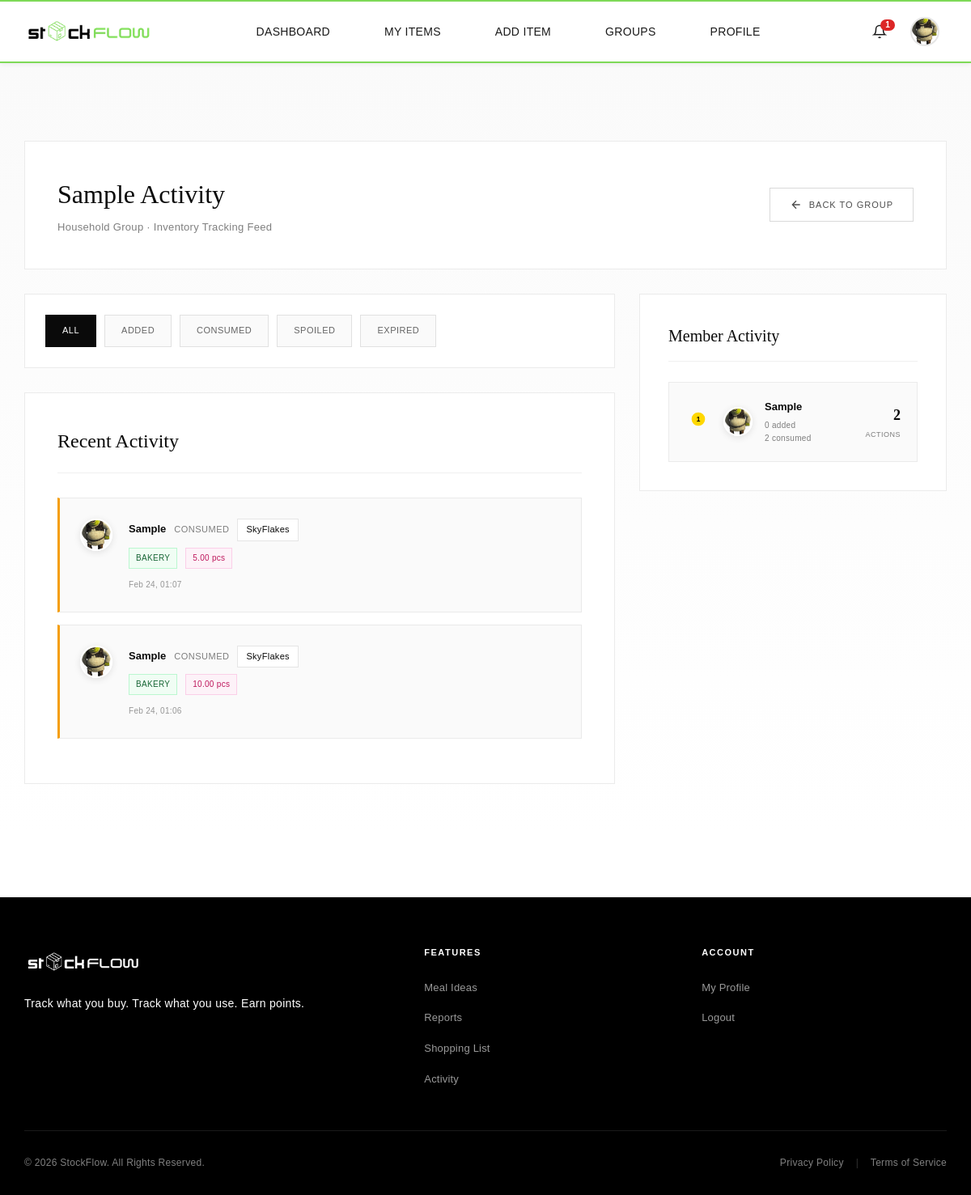
The app's page /user/customer/groups/group_activity.php?id=1 (signed in) with its own data.
### tables this page shows
CREATE TABLE `users` (
  `user_id` int(11) NOT NULL,
  `full_name` varchar(255) NOT NULL,
  `email` varchar(255) NOT NULL,
  `password` varchar(1000) NOT NULL,
  `img_name` varchar(255) DEFAULT NULL,
  `is_active` tinyint(1) DEFAULT 1,
  `last_login` timestamp NULL DEFAULT NULL,
  `role` enum('customer','grocery_admin') DEFAULT 'customer',
  `store_id` int(11) DEFAULT NULL,
  `created_at` timestamp NOT NULL DEFAULT current_timestamp(),
  `updated_at` timestamp NOT NULL DEFAULT current_timestamp() ON UPDATE current_timestamp()
);

CREATE TABLE `groups` (
  `group_id` int(11) NOT NULL,
  `group_name` varchar(255) NOT NULL,
  `group_type` enum('household','co_living','small_business') NOT NULL,
  `created_by` int(11) NOT NULL,
  `invitation_code` varchar(50) DEFAULT NULL,
  `created_at` timestamp NOT NULL DEFAULT current_timestamp()
);

CREATE TABLE `customer_inventory_updates` (
  `update_id` int(11) NOT NULL,
  `item_id` int(11) NOT NULL,
  `update_type` enum('added','consumed','spoiled','expired') NOT NULL,
  `quantity_change` decimal(10,2) NOT NULL,
  `updated_by` int(11) NOT NULL,
  `update_date` timestamp NOT NULL DEFAULT current_timestamp(),
  `notes` text DEFAULT NULL
);

CREATE TABLE `customer_items` (
  `item_id` int(11) NOT NULL,
  `item_name` varchar(255) NOT NULL,
  `barcode` varchar(100) DEFAULT NULL,
  `catalog_id` int(11) DEFAULT NULL,
  `category_id` int(11) NOT NULL,
  `group_id` int(11) NOT NULL,
  `quantity` decimal(10,2) NOT NULL,
  `unit` varchar(50) NOT NULL,
  `purchase_date` date NOT NULL,
  `expiry_date` date NOT NULL,
  `expiry_status` enum('fresh','near_expiry','expired') DEFAULT 'fresh',
  `alert_flag` tinyint(1) DEFAULT 0,
  `purchased_from` varchar(255) DEFAULT NULL,
  `created_by` int(11) NOT NULL,
  `date_added` timestamp NOT NULL DEFAULT current_timestamp(),
  `last_updated` timestamp NOT NULL DEFAULT current_timestamp() ON UPDATE current_timestamp()
);

CREATE TABLE `categories` (
  `category_id` int(11) NOT NULL,
  `category_name` varchar(100) NOT NULL,
  `description` text DEFAULT NULL,
  `created_at` timestamp NOT NULL DEFAULT current_timestamp()
);

### includes/config.php (called while the page is built, shortened)
<?php
$baseUrl = '/StockFlow';
function isLoggedIn() {
    return isset($_SESSION['user_id']);
}
function getCurrentUserRole() {
    return $_SESSION['role'] ?? null;
}
?>

### user/customer/groups/group_activity.php (the view, shortened to what this page needs)
<?php
require_once __DIR__ . '/../../../includes/config.php';
$conn = getDBConnection();
$group_id = isset($_GET['id']) ? (int)$_GET['id'] : 0;
$group_stmt = $conn->prepare("SELECT group_name, group_type FROM groups WHERE group_id = ?");
$group_stmt->bind_param("i", $group_id);
$group_stmt->execute();
$group = $group_stmt->get_result()->fetch_assoc();
$filter = isset($_GET['filter']) ? $_GET['filter'] : 'all';
$where = "WHERE ci.group_id = ?";
$params = [$group_id];
$param_types = "i";
$activity_stmt = $conn->prepare("
    SELECT
        ciu.update_id,
        ciu.update_type,
        ciu.quantity_change,
        ciu.update_date,
        ciu.notes,
        ci.item_name,
        c.category_name,
        ci.unit,
        u.full_name,
        u.img_name
    FROM customer_inventory_updates ciu
    INNER JOIN customer_items ci ON ciu.item_id = ci.item_id
    INNER JOIN categories c ON ci.category_id = c.category_id
    INNER JOIN users u ON ciu.updated_by = u.user_id
    $where
    ORDER BY ciu.update_date DESC
    LIMIT 100
");
$activity_stmt->bind_param($param_types, ...$params);
$activity_stmt->execute();
$activity_result = $activity_stmt->get_result();
$member_stats_stmt = $conn->prepare("
    SELECT
        u.user_id,
        u.full_name,
        u.img_name,
        COUNT(DISTINCT ciu.update_id) as total_actions,
        SUM(CASE WHEN ciu.update_type = 'added' THEN 1 ELSE 0 END) as items_added,
        SUM(CASE WHEN ciu.update_type = 'consumed' THEN 1 ELSE 0 END) as items_consumed
    FROM group_members gm
    INNER JOIN users u ON gm.user_id = u.user_id
    LEFT JOIN customer_items ci ON ci.created_by = u.user_id AND ci.group_id = ?
    LEFT JOIN customer_inventory_updates ciu ON ci.item_id = ciu.item_id
    WHERE gm.group_id = ?
    GROUP BY u.user_id, u.full_name, u.img_name
    ORDER BY total_actions DESC
");
$member_stats_stmt->bind_param("ii", $group_id, $group_id);
$member_stats_stmt->execute();
$member_stats = $member_stats_stmt->get_result();
$pageCss = '<link rel="stylesheet" href="' . htmlspecialchars($baseUrl) . '/includes/style/pages/group-activity.css">';
require_once __DIR__ . '/../../../includes/header.php';
?>
<main class="group-activity-page">
    <div class="page-container">
        <div class="page-header">
            <div class="header-content">
                <h1 class="page-title"><?php echo htmlspecialchars($group['group_name']); ?> Activity</h1>
                <p class="page-subtitle"><?php echo ucfirst($group['group_type']); ?> Group · Inventory Tracking Feed</p>
            </div>
            <div class="header-actions">
                <a href="group_details.php?id=<?php echo $group_id; ?>" class="btn btn-secondary">
                    <svg width="16" height="16" viewBox="0 0 24 24" fill="none" stroke="currentColor" stroke-width="2">
                        <path d="M19 12H5M12 19l-7-7 7-7"/>
                    </svg>
                    Back to Group
                </a>
            </div>
        </div>
        <div class="activity-grid">
            <div class="activity-feed-section">
                <div class="activity-filters">
                    <a href="?id=<?php echo $group_id; ?>&filter=all" class="filter-btn <?php echo $filter === 'all' ? 'active' : ''; ?>">All</a>
                    <a href="?id=<?php echo $group_id; ?>&filter=added" class="filter-btn <?php echo $filter === 'added' ? 'active' : ''; ?>">Added</a>
                    <a href="?id=<?php echo $group_id; ?>&filter=consumed" class="filter-btn <?php echo $filter === 'consumed' ? 'active' : ''; ?>">Consumed</a>
                    <a href="?id=<?php echo $group_id; ?>&filter=spoiled" class="filter-btn <?php echo $filter === 'spoiled' ? 'active' : ''; ?>">Spoiled</a>
                    <a href="?id=<?php echo $group_id; ?>&filter=expired" class="filter-btn <?php echo $filter === 'expired' ? 'active' : ''; ?>">Expired</a>
                </div>
                <div class="activity-timeline">
                    <h2>Recent Activity</h2>
                    <?php if ($activity_result->num_rows === 0): ?>
                        <div class="empty-state">
                            <p>No activity yet</p>
                        </div>
                    <?php else: ?>
                        <div class="timeline">
                            <?php while ($activity = $activity_result->fetch_assoc()): ?>
                                <?php
                                    $action = 'Unknown';
                                    $bg_class = 'neutral';
                                    switch ($activity['update_type']) {
                                        case 'consumed':
                                            $action = 'consumed';
                                            $bg_class = 'consumed';
                                            break;
                                    }
                                ?>
                                <div class="timeline-item item-<?php echo $bg_class; ?>">
                                    <div class="timeline-user">
                                        <img src="<?php echo htmlspecialchars($baseUrl); ?>/images/profile_pictures/<?php echo htmlspecialchars($activity['img_name']); ?>"
                                             alt="<?php echo htmlspecialchars($activity['full_name']); ?>"
                                             class="user-avatar">
                                    </div>
                                    <div class="timeline-body">
                                        <div class="action-header">
                                            <strong class="user-name"><?php echo htmlspecialchars($activity['full_name']); ?></strong>
                                            <span class="action-text"><?php echo ucfirst($action); ?></span>
                                            <span class="item-badge"><?php echo htmlspecialchars($activity['item_name']); ?></span>
                                        </div>
                                        <div class="action-meta">
                                            <span class="category"><?php echo htmlspecialchars($activity['category_name']); ?></span>
                                            <span class="quantity"><?php echo number_format($activity['quantity_change'], 2); ?> <?php echo htmlspecialchars($activity['unit']); ?></span>
                                        </div>
                                        <span class="timestamp"><?php echo date('M d, H:i', strtotime($activity['update_date'])); ?></span>
                                    </div>
                                </div>
                            <?php endwhile; ?>
                        </div>
                    <?php endif; ?>
                </div>
            </div>
            <aside class="activity-sidebar">
                <div class="member-stats-card">
                    <h3>Member Activity</h3>
                    <div class="leaderboard">
                        <?php if ($member_stats->num_rows === 0): ?>
                            <p class="empty-text">No members</p>
                        <?php else: ?>
                            <?php $rank = 1; while ($member = $member_stats->fetch_assoc()): ?>
                                <div class="leaderboard-item">
                                    <div class="rank">
                                        <?php if ($rank === 1): ?>
                                            <span class="rank-badge gold">
                                                <svg width="20" height="20" viewBox="0 0 24 24" fill="currentColor" stroke="none">
                                                    <circle cx="12" cy="12" r="10" fill="#FFD700"/>
                                                    <text x="12" y="16" text-anchor="middle" font-size="10" font-weight="bold" fill="#000">1</text>
                                                </svg>
                                            </span>
                                        <?php else: ?>
                                            <span class="rank-number"><?php echo $rank; ?></span>
                                        <?php endif; ?>
                                    </div>
                                    <img src="<?php echo htmlspecialchars($baseUrl); ?>/images/profile_pictures/<?php echo htmlspecialchars($member['img_name']); ?>"
                                         alt="<?php echo htmlspecialchars($member['full_name']); ?>"
                                         class="member-avatar">
                                    <div class="member-info">
                                        <p class="member-name"><?php echo htmlspecialchars($member['full_name']); ?></p>
                                        <p class="member-stats">
                                            <span class="stat"><?php echo $member['items_added'] ?? 0; ?> added</span>
                                            <span class="stat"><?php echo $member['items_consumed'] ?? 0; ?> consumed</span>
                                        </p>
                                    </div>
                                    <div class="action-count">
                                        <?php echo $member['total_actions'] ?? 0; ?> <span class="label">actions</span>
                                    </div>
                                </div>
                                <?php $rank++; ?>
                            <?php endwhile; ?>
                        <?php endif; ?>
                    </div>
                </div>
            </aside>
        </div>
    </div>
</main>
<?php require_once __DIR__ . '/../../../includes/footer.php'; ?>

### includes/header.php (shortened to what this page needs)
<!DOCTYPE html>
<html lang="en">
<head>
    <link rel="stylesheet" href="<?php echo htmlspecialchars($baseUrl); ?>/css/style.css">
    <?php if (isset($pageCss)) echo $pageCss; ?>
    <link rel="stylesheet" href="<?php echo htmlspecialchars($baseUrl); ?>/includes/style/components/header-extras.css">
</head>
<body>
<?php if (isLoggedIn()):
    $header_user_id = (int) $_SESSION['user_id'];
    $header_stmt = $conn->prepare("SELECT full_name, img_name, role FROM users WHERE user_id = ?");
    $header_stmt->bind_param("i", $header_user_id);
    $header_stmt->execute();
    $header_result = $header_stmt->get_result();
    $header_user = $header_result->fetch_assoc();
    $profile_pic = htmlspecialchars($baseUrl) . '/images/profile_pictures/' . htmlspecialchars($header_user['img_name']);
    $current_role = getCurrentUserRole();
?>
<header class="header-container">
    <div class="header-main">
        <a href="<?php echo htmlspecialchars($baseUrl); ?>/index.php" class="logo">
            <img src="<?php echo htmlspecialchars($baseUrl); ?>/assets/logo/logo1.png" alt="StockFlow" class="logo-img">
        </a>
        <nav class="nav-container" id="mobile-nav">
            <ul class="main-nav">
                <?php if ($current_role === 'grocery_admin'): ?>
                    <li><a href="<?php echo htmlspecialchars($baseUrl); ?>/grocery/grocery_dashboard.php" class="nav-link">Dashboard</a></li>
                    <li><a href="<?php echo htmlspecialchars($baseUrl); ?>/grocery/items/grocery_items.php" class="nav-link">Inventory</a></li>
                    <li><a href="<?php echo htmlspecialchars($baseUrl); ?>/grocery/purchase_orders/index.php" class="nav-link">Purchase Orders</a></li>
                    <li><a href="<?php echo htmlspecialchars($baseUrl); ?>/grocery/product_catalog/view_product_catalog.php" class="nav-link">Product Catalog</a></li>
                    <li><a href="<?php echo htmlspecialchars($baseUrl); ?>/grocery/suppliers/view_suppliers.php" class="nav-link">Suppliers</a></li>
                <?php else: ?>
                    <li><a href="<?php echo htmlspecialchars($baseUrl); ?>/user/dashboard.php" class="nav-link">Dashboard</a></li>
                    <li><a href="<?php echo htmlspecialchars($baseUrl); ?>/user/customer/item/my_items.php" class="nav-link">My Items</a></li>
                    <li><a href="<?php echo htmlspecialchars($baseUrl); ?>/user/customer/item/add_item.php" class="nav-link">Add Item</a></li>
                    <li><a href="<?php echo htmlspecialchars($baseUrl); ?>/user/customer/groups/my_groups.php" class="nav-link">Groups</a></li>
                    <li><a href="<?php echo htmlspecialchars($baseUrl); ?>/user/profile/profile.php" class="nav-link">Profile</a></li>
                <?php endif; ?>
            </ul>
        </nav>
        <div class="header-right-actions">
            <?php include __DIR__ . '/notification_bell.php'; ?>
            <div class="account-dropdown-wrapper">
                <button class="icon-btn account-dropdown-btn" aria-label="Account" type="button">
                    <img src="<?php echo $profile_pic; ?>"
                         alt="Profile"
                         class="account-profile-img"
                         onerror="this.src='<?php echo htmlspecialchars($baseUrl); ?>/user/images/profile_pictures/nopfp.jpg';">
                </button>
            </div>
        </div>
    </div>
</header>
<?php endif; ?>
</body>
</html>

### records on screen
users: img_name (picture), full_name "Sample", items_added "0", items_consumed "2", total_actions "2"
groups: group_name "Sample", group_type "Household"
customer_inventory_updates: updated_by.img_name (picture), updated_by.full_name "Sample", update_type "CONSUMED", item.item_name "SkyFlakes", categories.category_name "BAKERY", quantity_change "5.00", item.unit "pcs", update_date "Feb 24, 01:07"
customer_inventory_updates: updated_by.img_name (picture), updated_by.full_name "Sample", update_type "CONSUMED", item.item_name "SkyFlakes", categories.category_name "BAKERY", quantity_change "10.00", item.unit "pcs", update_date "Feb 24, 01:06"

### other values on screen
$unread "1"
